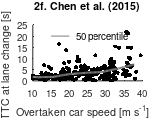

Write the MATLAB code that produced this figure.
close all
clear all
load('Chen_data_2015.mat')
mph2mps=0.44704;
figure(3)
hold on

plot(speed_10_20(:,1).*mph2mps,speed_10_20(:,2),'o','MarkerEdgeColor','none',...
    'MarkerSize',3,'MarkerFaceColor',0.*([1.0,1.0,1.0]-0.2))
plot(speed_20_30(:,1).*mph2mps,speed_20_30(:,2),'o','MarkerEdgeColor','none',...
    'MarkerSize',3,'MarkerFaceColor',0.*([0.9,0.9,0.9]-0.2))
plot(speed_30_40(:,1).*mph2mps,speed_30_40(:,2),'o','MarkerEdgeColor','none',...
    'MarkerSize',3,'MarkerFaceColor',0.*([0.8,0.8,0.8]-0.2))
plot(speed_40_50(:,1).*mph2mps,speed_40_50(:,2),'o','MarkerEdgeColor','none',...
    'MarkerSize',3,'MarkerFaceColor',0.*([0.7,0.7,0.7]-0.2))
plot(speed_50_60(:,1).*mph2mps,speed_50_60(:,2),'o','MarkerEdgeColor','none',...
    'MarkerSize',3,'MarkerFaceColor',0.*([0.6,0.6,0.6]-0.2))
plot(speed_60_70(:,1).*mph2mps,speed_60_70(:,2),'o','MarkerEdgeColor','none',...
    'MarkerSize',3,'MarkerFaceColor',0.*([0.5,0.5,0.5]-0.2))
plot(speed_70_80(:,1).*mph2mps,speed_70_80(:,2),'o','MarkerEdgeColor','none',...
    'MarkerSize',3,'MarkerFaceColor',0.*([0.4,0.4,0.4]-0.2))
plot(speed_80_90(:,1).*mph2mps,speed_80_90(:,2),'o','MarkerEdgeColor','none',...
    'MarkerSize',3,'MarkerFaceColor',0.*([0.3,0.3,0.3]-0.2))

plot(curve_solid(:,1).*mph2mps,curve_solid(:,2),'Color',[0.5,0.5,0.5],'LineStyle','-','LineWidth',1.5)

%%
% plotting_details
x_width=8 ;y_width=3; % figure dimensions (cms)
fonts=8; % fontsize of x and y labels
fonts_ticks=7;
line([15,20],[20,20],'Color',[0.5,0.5,0.5])
text(22,20,'50 percentile','Fontsize',fonts_ticks)
clear xticks
xticks([10,20,30,40,50,60,70,80].*0.5)
xticklabels({'5','10','15','20','25','30','35','40'})

xlim([10,40])
ylim([0,25])
ylabel('TTC at lane change [s]        ')
xlabel('Overtaken car speed [m s^{-1}]   ')
title('2f. Chen et al. (2015)')
set(gca,'FontSize',fonts_ticks);
set(gcf, 'PaperUnits', 'centimeters');
set(gcf, 'PaperPosition', [0 0 x_width/2 y_width]); 
name_string='overtaking_on_TTC_point_mps_lit';
% saveas(gcf,name_string,'pdf')
% saveas(gcf,name_string,'png')
% saveas(gcf,name_string,'epsc')
